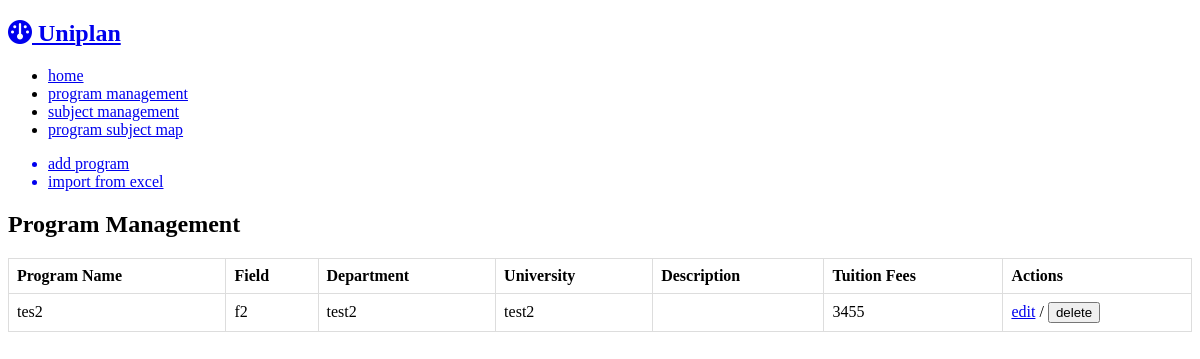
The app's page /program_management, older data.
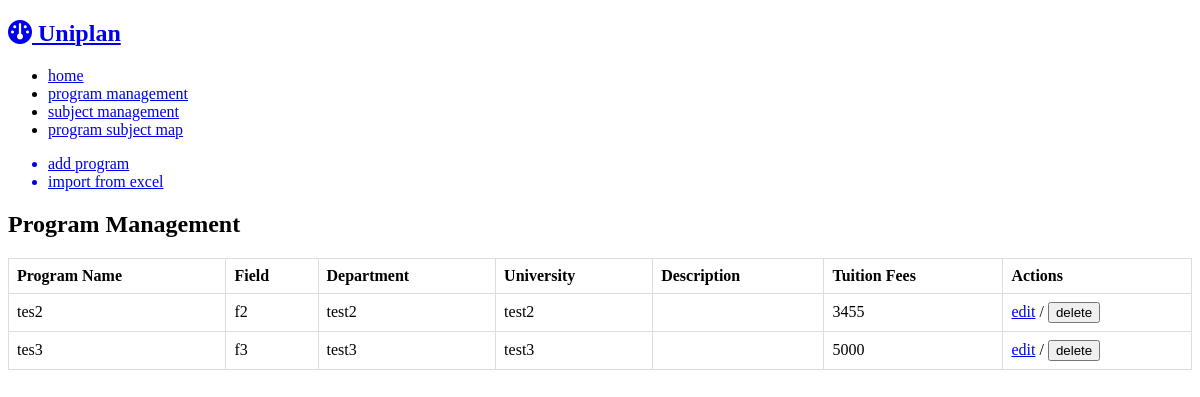
The same page, newer data.
### uniplan/models.py (models this page shows)
class Program(db.Model):
    __tablename__ = 'program'
    program_id = db.Column(db.Integer, primary_key=True, unique=True)
    program_name = db.Column(db.Text, nullable=False)
    field = db.Column(db.Integer)
    department = db.Column(db.Text)
    university = db.Column(db.Text)
    description = db.Column(db.Text)
    tuition_fees = db.Column(db.Integer)

### uniplan/routes.py (the view)
@app.route('/program_management', methods=['GET'])
def manage_programs():
    programs = Program.query.all()
    return render_template('manage_prog.html', programs=programs)

### uniplan/templates/manage_prog.html (shortened to what this page needs)
{%extends 'base.html'%}
{%block content%}
<ul>
    <a href='{{url_for('add_program')}}'><li>add program</li></a>
    <a href='#'><li>import from excel</li></a>
</ul>
<div class = 'program-area'>
   <h2>Program Management</h2>
<table>
    <thead>
        <tr>
            <th>Program Name</th>
            <th>Field</th>
            <th>Department</th>
            <th>University</th>
            <th>Description</th>
            <th>Tuition Fees</th>
            <th>Actions</th>
        </tr>
    </thead>
    <tbody>
        {% for program in programs %}
        <tr>
            <td>{{ program.program_name }}</td>
            <td>{{ program.field }}</td>
            <td>{{ program.department }}</td>
            <td>{{ program.university }}</td>
            <td>{{ program.description }}</td>
            <td>{{ program.tuition_fees }}</td>
            <td>
                <a href="#">edit</a> /
                <button class="delete-btn" data-program-id="{{ program.program_id }}">delete</button>
            </td>
        </tr>
        {% endfor %}
    </tbody>
</table>
</div>
{%endblock%}

Row changes from the older to the newer data that the page shows:
added Program: program_name "tes3", field "f3", department "test3", university "test3", tuition_fees "5000"
